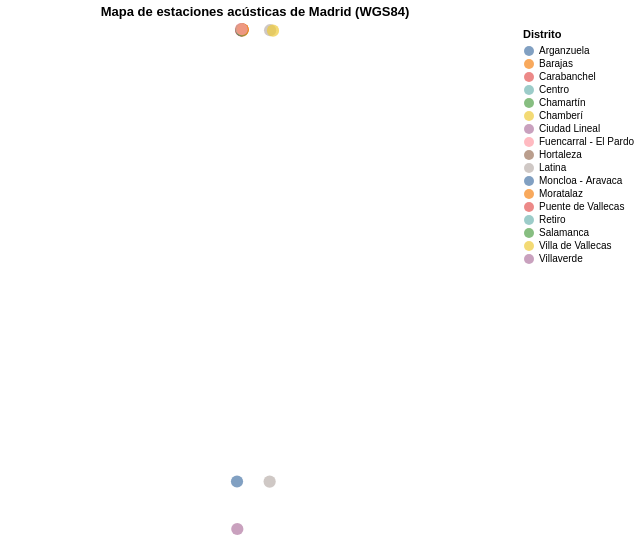

The notebook cell this image was saved under:
### Code cell
#VISUALIZACIÓN 4: Mapa de Madrid con las estaciones (Altair) - REVISAR NO OK

chart_mapa = alt.Chart(df_05).mark_circle(size=150).encode(
    longitude='longitud:Q',
    latitude='latitud:Q',
    color=alt.Color('distrito:N', title='Distrito'),
    tooltip=['estacion','nombre','distrito','barrio','latitud','longitud']
).properties(
    title='Mapa de estaciones acústicas de Madrid (WGS84)',
    width=500,
    height=500
)

chart_mapa

### Figure 1 — Vega specification as saved in the notebook (floating-point values rounded to 4 significant figures)
{"$schema": "https://vega.github.io/schema/vega/v5.json", "data": [{"name": "_server_source_0", "values": [{"estacion": "RF-01", "nombre": "Paseo de Recoletos", "ubicacion": "Frente al n23 del Paseo de Recoletos", "distrito": "Centro", "barrio": "Justicia", "longitud": -3.692, "latitud": 40.42, "utm_x": 441307, "utm_y": 4474893, "altitud": 648, "fecha_alta": 1299452400000}, {"estacion": "RF-02", "nombre": "Carlos V", "ubicacion": "Plaza del Emperador Carlos V, junto al n1 del Paseo de la Infanta Isabel", "distrito": "Retiro", "barrio": "Jerónimos", "longitud": -3.692, "latitud": 40.41, "utm_x": 441327, "utm_y": 4473397, "altitud": 629, "fecha_alta": 912466800000}, {"estacion": "RF-03", "nombre": "Plaza del Carmen", "ubicacion": "Plaza del Carmen frente al n3 de la Calle de la Salud", "distrito": "Centro", "barrio": "Sol", "longitud": -3.703, "latitud": 40.42, "utm_x": 440346, "utm_y": 4474529, "altitud": 657, "fecha_alta": 941410800000}, {"estacion": "RF-04", "nombre": "Plaza de España", "ubicacion": "Frente al n18 de la Plaza de España", "distrito": "Moncloa - Aravaca", "barrio": "Argüelles", "longitud": -3.712, "latitud": 40.42, "utm_x": 439580, "utm_y": 4475063, "altitud": 637, "fecha_alta": 912466800000}, {"estacion": "RF-05", "nombre": "Barrio del Pilar", "ubicacion": "Parque de La Vaguada semiesquina de Avenida Monforte de Lemos con Calle Ginzo de Limia", "distrito": "Fuencarral - El Pardo", "barrio": "Pilar", "longitud": -3.712, "latitud": 40.48, "utm_x": 439688, "utm_y": 4481078, "altitud": 673, "fecha_alta": 928706400000}, {"estacion": "RF-06", "nombre": "Gregorio Marañón", "ubicacion": "Frente al Paseo de la Castellana n51", "distrito": "Chamberí", "barrio": "Almagro", "longitud": -3.691, "latitud": 40.44, "utm_x": 441415, "utm_y": 4476552, "altitud": 669, "fecha_alta": 928188000000}, {"estacion": "RF-08", "nombre": "Escuelas Aguirre", "ubicacion": "Junto a Calle Alcalá 62 (Dentro del recinto de la Casa Arabe)", "distrito": "Salamanca", "barrio": "Recoletos", "longitud": -3.682, "latitud": 40.42, "utm_x": 442112, "utm_y": 4474773, "altitud": 672, "fecha_alta": 912466800000}, {"estacion": "RF-10", "nombre": "Cuatro Caminos", "ubicacion": "Frente al n18 de la Avenida Pablo Iglesias", "distrito": "Chamberí", "barrio": "Vallehermoso", "longitud": -3.707, "latitud": 40.45, "utm_x": 440031, "utm_y": 4477454, "altitud": 699, "fecha_alta": 922316400000}, {"estacion": "RF-11", "nombre": "Ramón y Cajal", "ubicacion": "Parque de Berlín junto al n210 de la Calle Príncipe de Vergara", "distrito": "Chamartín", "barrio": "Ciudad Jardín", "longitud": -3.677, "latitud": 40.45, "utm_x": 442563, "utm_y": 4478094, "altitud": 708, "fecha_alta": 912466800000}, {"estacion": "RF-12", "nombre": "Manuel Becerra", "ubicacion": "Junto a la entrada del Parque María Eva Duarte De Perón en la Plaza de Manuel Becerra", "distrito": "Salamanca", "barrio": "Guindalera", "longitud": -3.669, "latitud": 40.43, "utm_x": 443288, "utm_y": 4475560, "altitud": 678, "fecha_alta": 912466800000}, {"estacion": "RF-13", "nombre": "Vallecas", "ubicacion": "Frente al n26 de la Calle del Río San Lorenzo", "distrito": "Puente de Vallecas", "barrio": "Portazgo", "longitud": -3.652, "latitud": 40.39, "utm_x": 444704, "utm_y": 4471039, "altitud": 677, "fecha_alta": 942274800000}, {"estacion": "RF-14", "nombre": "Plaza Elíptica", "ubicacion": "Frente al n4 de la Avenida de Oporto", "distrito": "Carabanchel", "barrio": "Abrantes", "longitud": -3.719, "latitud": 40.38, "utm_x": 438989, "utm_y": 4470735, "altitud": 605, "fecha_alta": 1261436400000}, {"estacion": "RF-16", "nombre": "Arturo Soria", "ubicacion": "Frente al n2 de la Calle del Vizconde de los Asilos", "distrito": "Ciudad Lineal", "barrio": "Quitana", "longitud": -3.639, "latitud": 40.44, "utm_x": 445783, "utm_y": 4476792, "altitud": 698, "fecha_alta": 912466800000}, {"estacion": "RF-17", "nombre": "Villaverde", "ubicacion": "Frente al n61 de la Calle de Palomares", "distrito": "Villaverde", "barrio": "Casco histórico de Villaverde", "longitud": -3.713, "latitud": 0.4035, "utm_x": 439421, "utm_y": 4466527, "altitud": 601, "fecha_alta": 912466800000}, {"estacion": "RF-18", "nombre": "Farolillo", "ubicacion": "Frente al n1 de la Calle Farolillo", "distrito": "Carabanchel", "barrio": "San Isidro", "longitud": -3.732, "latitud": 40.39, "utm_x": 437896, "utm_y": 4471833, "altitud": 625, "fecha_alta": 912466800000}, {"estacion": "RF-19", "nombre": "Alto Extremadura", "ubicacion": "Frente al n4 de la Calle Hilario Sangrador", "distrito": "Latina", "barrio": "Lucero", "longitud": -0.3742, "latitud": 40.41, "utm_x": 437046, "utm_y": 4473293, "altitud": 632, "fecha_alta": 912466800000}, {"estacion": "RF-20", "nombre": "Avenida de Moratalaz", "ubicacion": "Junto al lateral del n109 de la Calle Camino de los Vinateros", "distrito": "Moratalaz", "barrio": "Vinateros", "longitud": -3.645, "latitud": 40.41, "utm_x": 445254, "utm_y": 4473246, "altitud": 671, "fecha_alta": 912466800000}, {"estacion": "RF-24", "nombre": "Casa de Campo", "ubicacion": "Mirador junto a la Estación Teleférico Terminal", "distrito": "Moncloa - Aravaca", "barrio": "Casa de Campo", "longitud": -3.747, "latitud": 4.042, "utm_x": 436601, "utm_y": 4474575, "altitud": 645, "fecha_alta": 912466800000}, {"estacion": "RF-25", "nombre": "Santa Eugenia", "ubicacion": "Parque junto al n1 de la Calle Poza de la Sal", "distrito": "Villa de Vallecas", "barrio": "Santa Eugenia", "longitud": -3.603, "latitud": 40.38, "utm_x": 448851, "utm_y": 4470006, "altitud": 653, "fecha_alta": 912466800000}, {"estacion": "RF-26", "nombre": "Embajada", "ubicacion": "Parque junto al n2 de la Calle Soto Hidalgo", "distrito": "Barajas", "barrio": "Alameda de Osuna", "longitud": -3.58, "latitud": 40.46, "utm_x": 450814, "utm_y": 4478902, "altitud": 618, "fecha_alta": 1299106800000}, {"estacion": "RF-27", "nombre": "Barajas Pueblo", "ubicacion": "Frente al n21 de la Calle Júpiter", "distrito": "Barajas", "barrio": "Casco histórico de Barajas", "longitud": -3.58, "latitud": 40.48, "utm_x": 450829, "utm_y": 4480855, "altitud": 627, "fecha_alta": 1022191200000}, {"estacion": "RF-28", "nombre": "Cuatro Vientos", "ubicacion": "Esquina de la Avenida de la Aviación con Calle Navalmoral de la Mata", "distrito": "Latina", "barrio": "Águilas", "longitud": -0.3778, "latitud": 4.038, "utm_x": 433969, "utm_y": 4469698, "altitud": 678, "fecha_alta": 1051653600000}, {"estacion": "RF-29", "nombre": "El Pardo", "ubicacion": "Parque del Concejal Miguel Martín Vela", "distrito": "Fuencarral - El Pardo", "barrio": "El Pardo", "longitud": -3.775, "latitud": 40.52, "utm_x": 434387, "utm_y": 4485540, "altitud": 616, "fecha_alta": 1064959200000}, {"estacion": "RF-30", "nombre": "Campo de las Naciones", "ubicacion": "Frente al n27 de la Calle Ribera del Sena", "distrito": "Barajas", "barrio": "Corralejos", "longitud": -3.616, "latitud": 40.46, "utm_x": 447747, "utm_y": 4479082, "altitud": 687, "fecha_alta": 1068418800000}, {"estacion": "RF-31", "nombre": "Sanchinarro", "ubicacion": "Junto al n14 de la Calle María Tudor", "distrito": "Hortaleza", "barrio": "Valdefuentes", "longitud": -3.66, "latitud": 40.49, "utm_x": 444032, "utm_y": 4482826, "altitud": 700, "fecha_alta": 1247522400000}, {"estacion": "RF-47", "nombre": "Mendez Álvaro", "ubicacion": "Frente al n13 de la Calle Juan de Mariana", "distrito": "Arganzuela", "barrio": "Delicias", "longitud": -3.687, "latitud": 40.4, "utm_x": 441716, "utm_y": 4472162, "altitud": 609, "fecha_alta": 1263769200000}, {"estacion": "RF-48", "nombre": "Castellana", "ubicacion": "Jardin de Las Bellas Artes a la altura del n2 de la Calle José Gutierrez Abascal", "distrito": "Chamartín", "barrio": "El Viso", "longitud": -3.69, "latitud": 40.44, "utm_x": 441456, "utm_y": 4476807, "altitud": 685, "fecha_alta": 1272924000000}, {"estacion": "RF-50", "nombre": "Plaza de Castilla", "ubicacion": "Frente al n9 de la Plaza Castilla", "distrito": "Chamartín", "barrio": "Nueva España", "longitud": -3.689, "latitud": 40.47, "utm_x": 441612, "utm_y": 4479667, "altitud": 728, "fecha_alta": 1298847600000}, {"estacion": "RF-54", "nombre": "Ensanche de Vallecas", "ubicacion": "Esquina entre la Avenida de la Gavia y la Avenida de las Suertes", "distrito": "Villa de Vallecas", "barrio": "Ensanche de Vallecas", "longitud": -0.03612, "latitud": 40.37, "utm_x": 448037, "utm_y": 4469337, "altitud": 619, "fecha_alta": 1260831600000}, {"estacion": "RF-55", "nombre": "Urb Embajada 2", "ubicacion": "Frente al n13 de la Calle Riano", "distrito": "Barajas", "barrio": "Alameda de Osuna", "longitud": -3.581, "latitud": 40.46, "utm_x": 450776, "utm_y": 4479232, "altitud": 619, "fecha_alta": 1268780400000}, {"estacion": "RF-86", "nombre": "Tres Olivos", "ubicacion": "Frente al n23 de la Avenida del Campo de Calatrava", "distrito": "Fuencarral - El Pardo", "barrio": "Valverde", "longitud": -3.69, "latitud": 40.5, "utm_x": 441564, "utm_y": 4483550, "altitud": 715, "fecha_alta": 1265583600000}]}, {"name": "source_0", "source": "_server_source_0", "transform": [{"type": "geojson", "signal": "geojson_0", "fields": ["longitud", "latitud"]}, {"type": "geopoint", "as": ["x", "y"], "projection": "projection", "fields": ["longitud", "latitud"]}, {"type": "project", "fields": ["barrio", "distrito", "estacion", "latitud", "longitud", "nombre", "x", "y"]}]}, {"name": "source_0_color_domain_distrito", "source": "source_0", "transform": [{"type": "aggregate", "groupby": ["distrito"], "fields": [], "ops": [], "as": []}, {"type": "formula", "expr": "datum['distrito']", "as": "sort_field"}, {"type": "project", "fields": ["distrito"]}]}], "marks": [{"type": "symbol", "name": "marks", "from": {"data": "source_0"}, "encode": {"update": {"shape": {"value": "circle"}, "y": {"field": "y"}, "x": {"field": "x"}, "tooltip": {"signal": "{\"estacion\": isValid(datum[\"estacion\"]) ? datum[\"estacion\"] : \"\"+datum[\"estacion\"], \"nombre\": isValid(datum[\"nombre\"]) ? datum[\"nombre\"] : \"\"+datum[\"nombre\"], \"distrito\": isValid(datum[\"distrito\"]) ? datum[\"distrito\"] : \"\"+datum[\"distrito\"], \"barrio\": isValid(datum[\"barrio\"]) ? datum[\"barrio\"] : \"\"+datum[\"barrio\"], \"latitud\": format(datum[\"latitud\"], \"\"), \"longitud\": format(datum[\"longitud\"], \"\")}"}, "size": {"value": 150}, "fill": {"field": "distrito", "scale": "color"}, "opacity": {"value": 0.7}}}, "style": ["circle"]}], "scales": [{"name": "color", "type": "ordinal", "domain": {"data": "source_0_color_domain_distrito", "field": "distrito", "sort": true}, "range": "category"}], "projections": [{"name": "projection", "type": "equalEarth", "fit": {"signal": "geojson_0"}, "size": {"signal": "[width, height]"}}], "title": {"text": "Mapa de estaciones acústicas de Madrid (WGS84)", "frame": "group"}, "legends": [{"title": "Distrito", "fill": "color", "symbolType": "circle", "encode": {"symbols": {"update": {"opacity": {"value": 0.7}}}}}], "background": "white", "width": 500, "height": 500, "style": "view", "padding": 5}
